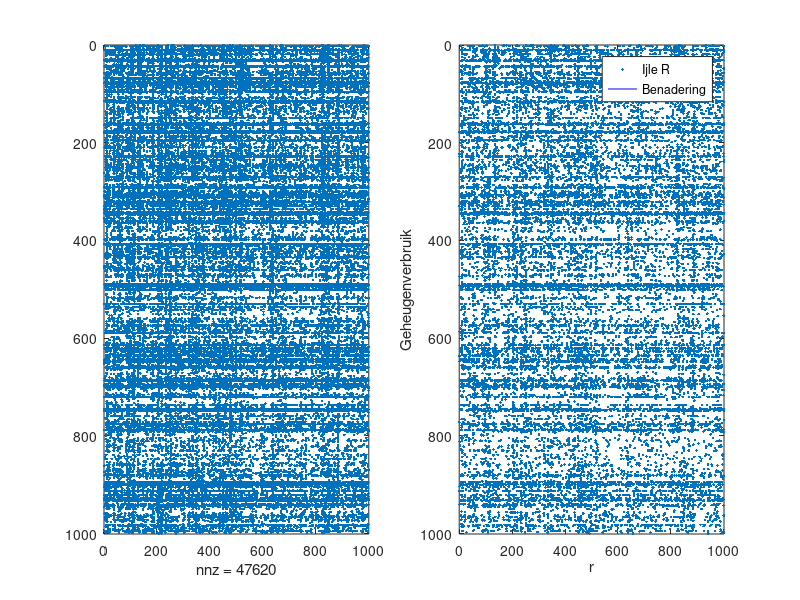

The MATLAB script that drew this image: (Note: this script raises an error after producing the figure.)
%% Clear console and workspace
clc
clear
%% Load data
set(0, 'defaultFigurePosition', get(0, 'Screensize')); % Figuren vullen scherm
load('MovieLens_Subset.mat');
[m,n] = size(R);
%% Opdracht 1
subplot(1,2,1)
spy(R(1:1000,1:1000))
subplot(1,2,2)
spy(T(1:1000,1:1000))
%% Opdracht 2
ratings = nnz(R);
int_mem = 4;
double_mem = 8;
max_r = 500;
%
fprintf('Geheugenruimte full(R) : %i\n', m * n * double_mem)
%
size_sparse_naive = ratings * (int_mem * 2 + double_mem);
size_sparse = 12 * ratings + 4 * n;
fprintf('Geheugenruimte sparse(R) : %i\n', size_sparse)
%
fullR = full(R);
fprintf('Matlab zelf gebruikt respectievelijk %i en %i bytes.\n', whos('fullR').bytes, whos('R').bytes)
%
r = 1:max_r;
size_approx = (m + n) * double_mem * r;
snijpunt_r = size_sparse / ((m + n) * double_mem);
fprintf('Snijpunt in r = %i\n\n', snijpunt_r)
%
hold on
plot(r, repmat(size_sparse,1,max_r), 'b-')
plot(r, size_approx, 'r-')
plot(snijpunt_r, size_sparse, 'kp')
xlabel('r')
ylabel('Geheugenverbruik')
legend('Ijle R', 'Benadering', 'Location', 'northeast') 
%% Opdracht 5
A = sprand(4, 4, 1);
disp(A);
[Uk, sk, Vk] = svds(A);
X = s0216676_sparseModel(Uk, diag(sk), Vk, A);
disp(X);
%% Opdracht 6
B = repmat(spones(R(:)), 1, 15);
spy(B(1:500,:))
%% Opdracht 7
tic
[U,S,V] = svds(R);
s0216676_optimalCoefficients(U,V,R)
toc
%% Opdracht 9
mu = s0216676_userMeans(R);
fprintf("Aantal gebruikers met gemiddelde score van 5 : %i\n", length(mu(mu == 5)))
t = sort(mu); 
fprintf("Laagste gemiddeldes : \n")
fprintf("%.4f\n", full(t(1:3)'))
%% Opdracht 10
% Test op de voorbeeldmatrix in de opgave
R = [0 0 3.5 3.0 0 3.0 0 0 0 3.0 0 ; 2.5 0 4.0 0 0 0 0 0 5.0 2.5 0 ; 2.5 5.0 5.0 5.0 4.0 4.0 0 0.5 4.5 0 3.0 ; 0 0 4.5 0 0 0 3.5 0 0 0 3.5 ; 2.5 0 0 0 0 0 0 0 0 2.5 0];
[U,s,V,~] = s0216676_rank1MatrixPursuit(R,3,R);
round(U * diag(s) * V', 1) % Drukt dezelfde waarden af als die opgegeven in de opgave
%% Opdracht 11
[i,j] = find(T);
mu = s0216676_userMeans(R);
fprintf("RMSE : %.4f\n", s0216676_RMSE(T, repmat(mu', m, 1)))
%% Opdracht 12
tic
k = 30;
[U,s,V,rmse] = s0216676_rank1MatrixPursuit(R,k,T);
plot(1:k, rmse, 'b-')
xlabel('k')
ylabel('rmse')
toc
%% Opdracht 13
[U20,s20,V20,~] = s0216676_rank1MatrixPursuit(R,20,T);
round(s20(1:20),1)
%% Opdracht 14
% Unit test
X = [1 0 1 3 ; 5 4 0 1 ; 2 4 0 0];
disp(X)
[IDs,score] = s0216676_actualBestMovies(X);
fprintf("Score : %.2f\n", score)
fprintf("IDs : %i\n", IDs)
%% Opdracht 16
[IDs,~] = s0216676_actualBestMovies(R);
fprintf("Feitelijke beste films : ")
movieLabel(IDs(1:25))
reviews = sum(R(IDs(1:25),:)~=0,2) %#ok
median(reviews)
sum(reviews)
[IDs,~] = s0216676_predictedBestMovies(U20,s20,V20);
fprintf("Voorspelde beste films : ")
movieLabel(IDs(1:25))
reviews = sum(R(IDs(1:25),:)~=0,2) %#ok
median(reviews)
sum(reviews)
%% Opdracht 18
for j = [98,10100]
    [best,score] = s0216676_predictedBestMoviesForUser(R,U20,s20,V20,j);
    fprintf("10 beste films : ")
    movieLabel(best(1:10))
    score(1:10)
    fprintf("---------------------")
end
reviews = find(T(:,98) >= 4.5);
movieLabel(reviews)
T(reviews,98)